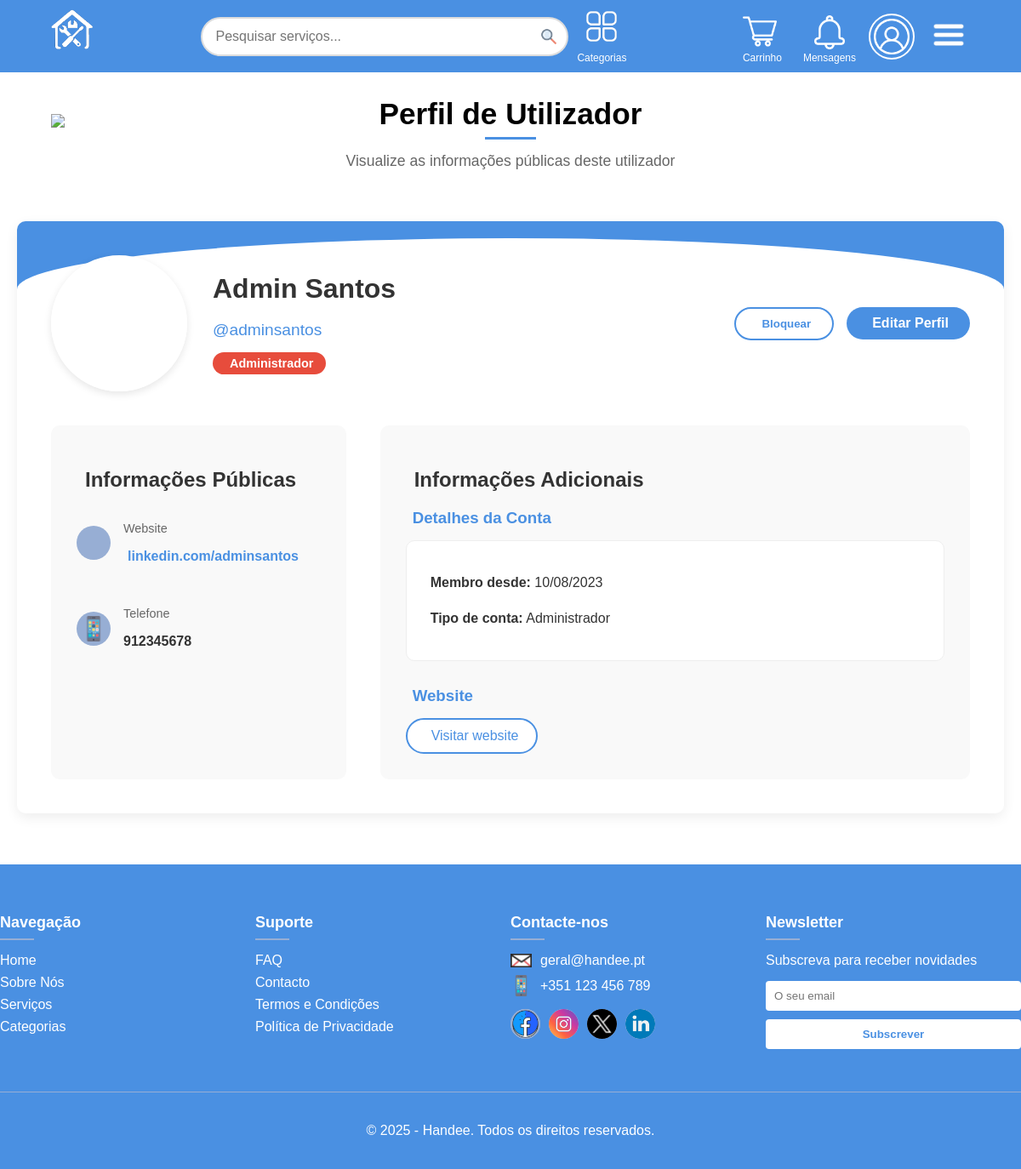
Screenshot of /Views/profile/profile.php?id=1 (signed in) with the database file from the repository.
### tables this page shows
CREATE TABLE User_ (
    id INTEGER PRIMARY KEY,
    name_ TEXT NOT NULL,
    password_ TEXT NOT NULL,
    email TEXT NOT NULL UNIQUE CHECK( email LIKE '%@%.%' AND LENGTH(email) >= 6),
    username TEXT NOT NULL UNIQUE,
    web_link TEXT,
    phone_number TEXT CHECK (LENGTH(phone_number) >= 9),
    profile_photo INTEGER,
    is_admin BOOLEAN NOT NULL DEFAULT false,
    creation_date DATE NOT NULL DEFAULT (DATE('now')),
    is_freelancer BOOLEAN NOT NULL DEFAULT false,
    currency TEXT NOT NULL DEFAULT "eur" CHECK (currency IN ('eur', 'usd', 'gbp', 'brl')),
    is_blocked BOOLEAN NOT NULL DEFAULT false,
    night_mode BOOLEAN NOT NULL DEFAULT false,
    FOREIGN KEY (profile_photo) REFERENCES Media(id)
);

### Utils/session.php (called while the page is built, shortened)
<?php
function isUserAdmin(){
    $isAdmin = $_SESSION['is_admin'];
    return $isAdmin === true ||
           $isAdmin === 1 ||
           $isAdmin === "1" ||
           (is_string($isAdmin) && strtolower(trim($isAdmin)) === "true");
}
function getCurrentUserId(){
    return isset($_SESSION['user_id']) ? $_SESSION['user_id'] : null;
}
?>

### Controllers/userController.php (called while the page is built, shortened)
<?php
function getUserCompleteData($userId) {
    try {
        $db = getDatabaseConnection();
        $stmt = $db->prepare("
            SELECT id, name_, password_, email, username, web_link,
                   phone_number, profile_photo, is_admin, creation_date,
                   is_freelancer, currency, is_blocked, night_mode
            FROM User_
            WHERE id = :id
        ");
        $stmt->execute([':id' => $userId]);
        $userData = $stmt->fetch(PDO::FETCH_ASSOC);
        $userData['web_link'] = $userData['web_link'] ?? '';
        $userData['phone_number'] = $userData['phone_number'] ?? '';
        $userData['profile_photo'] = $userData['profile_photo'] ?? null;
        $userData['is_admin'] = (bool)$userData['is_admin'];
        $userData['is_blocked'] = (bool)$userData['is_blocked'];
        $userData['is_freelancer'] = (bool)$userData['is_freelancer'];
        $userData['night_mode'] = (bool)$userData['night_mode'];
        return $userData;
    } catch (PDOException $e) {
        error_log("Erro ao obter dados completos do utilizador: " . $e->getMessage());
        return null;
    }
}
function getProfilePhotoUrl($userId) {
    try {
        $db = getDatabaseConnection();
        $stmt = $db->prepare("
            SELECT m.path_
            FROM User_ u
            LEFT JOIN Media m ON u.profile_photo = m.id
            WHERE u.id = :id
        ");
        $stmt->execute([':id' => $userId]);
        $result = $stmt->fetch(PDO::FETCH_ASSOC);
        return $result && $result['path_'] ? '/' . $result['path_'] : null;
    } catch (Exception $e) {
        error_log("Erro ao obter URL da foto: " . $e->getMessage());
        return null;
    }
}
?>

### Views/profile/profile.php (the view, shortened to what this page needs)
<?php
require_once(BASE_PATH . "/Utils/session.php");
require_once(BASE_PATH . "/Templates/common_elems.php");
require_once(BASE_PATH . "/Controllers/userController.php");
$profileUserId = isset($_GET['id']) ? intval($_GET['id']) : null;
$userData = getUserCompleteData($profileUserId);
$isOwnProfile = (getCurrentUserId() == $profileUserId);
$isAdmin = isUserAdmin();
$profilePhotoUrl = getProfilePhotoUrl($profileUserId);
drawHeader("Handee - Perfil de " . htmlspecialchars($userData['name_']), ["/Styles/profile.css"]);
?>
<main>
    <section class="section-header">
        <h2><?php echo $isOwnProfile ? 'O Meu Perfil' : 'Perfil de Utilizador'; ?></h2>
        <p><?php echo $isOwnProfile ? 'Gerencie as suas informações pessoais' : 'Visualize as informações públicas deste utilizador'; ?></p>
        <?php if (!$isOwnProfile): ?>
        <a href="javascript:history.back()" id="link-back-button">
            <img src="/Images/site/otherPages/back-icon.png" alt="Go Back" class="back-button">
        </a>
        <?php endif; ?>
    </section>
    <section class="profile-section">
        <div class="profile-container">
            <div class="profile-header"></div>
            <div class="profile-main">
                <div class="profile-image-container">
                    <div class="profile-image" style="background-image: url('<?php echo $profilePhotoUrl ?: '/Images/site/header/genericProfile.png'; ?>'); background-size: cover; background-position: center;">
                    </div>
                </div>
                <div class="profile-info">
                    <h1><?php echo htmlspecialchars($userData['name_']); ?></h1>
                    <p class="profile-username">@<?php echo htmlspecialchars($userData['username']); ?></p>
                    <div class="profile-badges">
                        <?php if ($userData['is_admin']): ?>
                            <span class="badge badge-admin">
                                Administrador
                            </span>
                        <?php endif; ?>
                    </div>
                </div>
                <div class="profile-actions">
                    <?php if ($isOwnProfile): ?>
                        <a href="/Views/profile/editProfile.php" class="edit-profile-btn">
                            <i class="fas fa-edit" style="margin-right: 5px;"></i>
                            Editar Perfil
                        </a>
                        <form method="post" style="display: inline;">
                            <button type="submit" name="logout" class="logout-btn">
                                <i class="fas fa-sign-out-alt" style="margin-right: 5px;"></i>
                                Terminar Sessão
                            </button>
                        </form>
                    <?php elseif ($isAdmin && !$isOwnProfile): ?>
                        <form method="post" style="display: inline;">
                            <?php if ($userData['is_blocked']): ?>
                                <input type="hidden" name="admin_action" value="unblock">
                                <button type="submit" class="edit-profile-btn">
                                    <i class="fas fa-unlock" style="margin-right: 5px;"></i>
                                    Desbloquear
                                </button>
                            <?php else: ?>
                                <button type="submit" class="logout-btn" onclick="return confirm('Tem certeza que deseja bloquear este utilizador?')">
                                    Bloquear
                                </button>
                            <?php endif; ?>
                        </form>
                        <a href="/Views/profile/editProfile.php?id=<?php echo $profileUserId; ?>" class="edit-profile-btn">
                            Editar Perfil
                        </a>
                    <?php endif; ?>
                </div>
            </div>
            <div class="profile-content">
                <div class="profile-grid">
                    <div class="profile-contact">
                        <h2>
                            Informações <?php echo $isOwnProfile ? 'de Contato' : 'Públicas'; ?>
                        </h2>
                        <?php if ($userData['web_link']): ?>
                        <div class="contact-item">
                            <div class="contact-icon">
                            </div>
                            <div class="contact-text">
                                <p class="contact-label">Website</p>
                                <p class="contact-value">
                                    <a href="<?php echo htmlspecialchars($userData['web_link']); ?>" target="_blank" style="color: var(--primary-color); text-decoration: none;">
                                        <?php echo htmlspecialchars($userData['web_link']); ?>
                                    </a>
                                </p>
                            </div>
                        </div>
                        <?php endif; ?>
                        <?php if (!$isOwnProfile && !empty($userData['phone_number'])): ?>
                        <div class="contact-item">
                            <div class="contact-icon">
                                <img src="/Images/site/footer/phone.png" alt="Telefone" width="16">
                            </div>
                            <div class="contact-text">
                                <p class="contact-label">Telefone</p>
                                <p class="contact-value"><?php echo htmlspecialchars($userData['phone_number']); ?></p>
                            </div>
                        </div>
                        <?php endif; ?>
                    </div>
                    <div class="profile-details">
                        <h2>
                            Informações Adicionais
                        </h2>
                        <div class="bio-section">
                            <h3>
                                Detalhes da Conta
                            </h3>
                            <div class="bio-content">
                                <p>
                                    <strong>Membro desde:</strong> <?php echo date('d/m/Y', strtotime($userData['creation_date'])); ?>
                                </p>
                                <p>
                                    <strong>Tipo de conta:</strong>
                                    <?php
                                    $accountTypes = [];
                                    if ($userData['is_admin']) $accountTypes[] = 'Administrador';
                                    echo implode(', ', $accountTypes);
                                    ?>
                                </p>
                            </div>
                        </div>
                        <?php if ($userData['web_link']): ?>
                        <div class="website-section">
                            <h3>
                                <?php echo $isOwnProfile ? 'O meu website' : 'Website'; ?>
                            </h3>
                            <a href="<?php echo htmlspecialchars($userData['web_link']); ?>" target="_blank" class="website-link">
                                Visitar website
                            </a>
                        </div>
                        <?php endif; ?>
                    </div>
                </div>
            </div>
        </div>
    </section>
</main>

### Styles/common_ellements.css (style rules this page uses)
:root { --primary-color: #4a90e2; --secondary-color: #f8f9fa; --text-color: #333; --hover-color: #3a7bc8; --detail-color: #97AED4; --boxShadow-color: #EEEEEE; }
body { margin: 0; padding: 0; font-family: 'Arial', sans-serif; }
a { color: white; text-decoration: none; }
.section-header { text-align: center; position: relative; width: 90%; margin: 0 auto 40px auto; }
.section-header h2 { font-size: 2.2rem; margin-bottom: 10px; position: relative; display: inline-block; }
.section-header h2::after { content: ''; position: absolute; bottom: -10px; left: 50%; transform: translateX(-50%); width: 60px; height: 3px; background-color: var(--primary-color); }
.section-header p { color: #666; font-size: 1.1rem; width: 60%; margin: 15px auto 0 auto; }
.back-button { width: 40px; }
#link-back-button { position: absolute; left: 0; top: 50%; transform: translateY(-50%); }
.contact-icon { width: 50px; height: 50px; background-color: var(--primary-color); border-radius: 50%; display: flex; align-items: center; justify-content: center; margin-right: 15px; }
.contact-icon img { width: 30px; }

### Styles/profile.css (style rules this page uses)
.profile-section { max-width: 1200px; margin: 60px auto; padding: 0 20px; }
.profile-container { background-color: white; border-radius: 10px; box-shadow: 0 5px 15px var(--boxShadow-color); overflow: hidden; }
.profile-header { background-color: var(--primary-color); color: white; padding: 40px; position: relative; }
.profile-header::after { content: ''; position: absolute; bottom: 0; left: 0; right: 0; height: 60px; background-color: white; border-radius: 50% 50% 0 0 / 100% 100% 0 0; }
.profile-main { display: flex; align-items: center; position: relative; z-index: 1; margin-top: -40px; padding: 0 40px; }
.profile-image-container { margin-right: 30px; }
.profile-image { width: 150px; height: 150px; border-radius: 50%; background-size: cover; background-position: center; border: 5px solid white; box-shadow: 0 3px 10px rgba(0, 0, 0, 0.1); }
.profile-info { flex-grow: 1; }
.profile-info h1 { margin: 0 0 5px; color: var(--text-color); font-size: 2rem; }
.profile-username { color: var(--primary-color); font-size: 1.2rem; margin-bottom: 10px; }
.profile-badges { display: flex; gap: 10px; margin-top: 15px; }
.badge { padding: 5px 15px; border-radius: 20px; font-size: 0.9rem; font-weight: bold; }
.badge-admin { background-color: #e74c3c; color: white; }
.profile-actions { display: flex; gap: 15px; align-items: center; }
.edit-profile-btn, .logout-btn { padding: 10px 25px; border-radius: 30px; text-decoration: none; font-weight: bold; transition: all 0.3s ease; display: inline-block; border: none; cursor: pointer; }
.edit-profile-btn { background-color: var(--primary-color); color: white; }
.logout-btn { background-color: transparent; color: var(--primary-color); border: 2px solid var(--primary-color); }
.profile-content { padding: 40px; }
.profile-grid { display: grid; grid-template-columns: 1fr 2fr; gap: 40px; }
.profile-contact { background-color: #f9f9f9; border-radius: 10px; padding: 30px; }
.profile-contact h2 { margin-bottom: 20px; color: var(--text-color); font-size: 1.5rem; }
.contact-item { display: flex; align-items: center; margin-bottom: 20px; }
.contact-icon { width: 40px; height: 40px; background-color: var(--detail-color); border-radius: 50%; display: flex; align-items: center; justify-content: center; margin-right: 15px; }
.contact-text { flex-grow: 1; }
.contact-label { font-size: 0.9rem; color: #666; }
.contact-value { font-weight: bold; color: var(--text-color); }
.profile-details { background-color: #f9f9f9; border-radius: 10px; padding: 30px; }
.profile-details h2 { margin-bottom: 20px; color: var(--text-color); font-size: 1.5rem; }
.bio-section { margin-bottom: 30px; }
.bio-section h3 { margin-bottom: 15px; color: var(--primary-color); }
.bio-content { line-height: 1.6; color: var(--text-color); background-color: white; padding: 20px; border-radius: 10px; border: 1px solid #eee; min-height: 100px; }
.website-section { margin-top: 30px; }
.website-section h3 { margin-bottom: 15px; color: var(--primary-color); }
.website-link { display: inline-flex; align-items: center; color: var(--primary-color); text-decoration: none; padding: 10px 20px; background-color: white; border-radius: 30px; border: 2px solid var(--primary-color); transition: all 0.3s ease; }

### rows the page displays
user_: name_ "Admin Santos", username "adminsantos", web_link "linkedin.com/adminsantos", phone_number "912345678", creation_date "10/08/2023"

### other values shown
implode(', ', $accountTypes) "Administrador"
